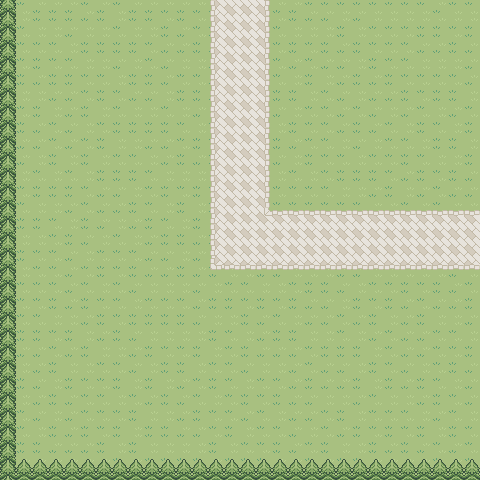

Tiled map render using the project's own tile images. Description and the map definition, with tile-layer contents summarised, below:
An orthogonal 30x30 tile map with 16x16 px tiles, 4 tile layers (Walkable, WalkBottom, Collisions, WalkBehind) and 2 objects (border-right, border-top).

<map version="1.0" orientation="orthogonal" width="30" height="30" tilewidth="16" tileheight="16">
 <properties>
  <property name="type" value="city" />
 </properties>
 <tileset firstgid="1" source="../tileset/texture.tsx" />
 <layer name="Walkable" width="30" height="30">
  <data>[900 cells, 900 non-empty, 2 distinct tile ids]</data>
 </layer>
 <layer name="WalkBottom" width="30" height="30">
  <data>[900 cells, 150 non-empty, 8 distinct tile ids]</data>
 </layer>
 <objectgroup name="Moving" width="30" height="30">
  <object type="border-right" gid="247" x="464" y="240">
   <properties>
    <property name="map" value="0.1" />
   </properties>
  </object>
  <object type="border-top" gid="247" x="224" y="16">
   <properties>
    <property name="map" value="-1.0" />
   </properties>
  </object>
 </objectgroup>
 <layer name="Collisions" width="30" height="30">
  <data>[900 cells, 59 non-empty, 1 distinct tile ids]</data>
 </layer>
 <layer name="WalkBehind" width="30" height="30">
  <data>[900 cells, 59 non-empty, 1 distinct tile ids]</data>
 </layer>
</map>
